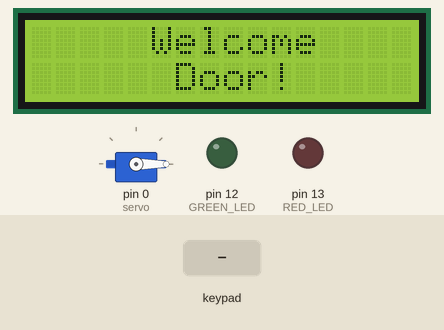
Bench run of a sketch on a simulated Arduino Mega 2560, built with avr-gcc and run on an emulated ATmega2560. On the bench: servo, 16×2 character LCD, output pins drawn as LEDs (lit = HIGH). Dashed ring = blinking. Inputs (shaded band) come from the test bench.

Above: at 0.5 s.
At 5.6 s:
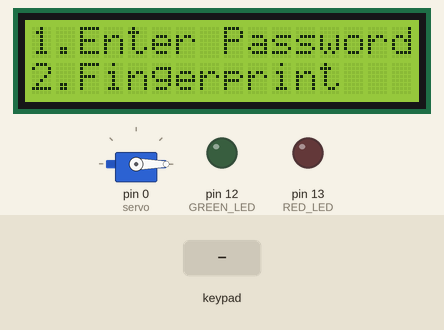
5.7 s: keypad keys 1 1 1 1 1 1 A # pressed 0.4 s apart
At 8.6 s:
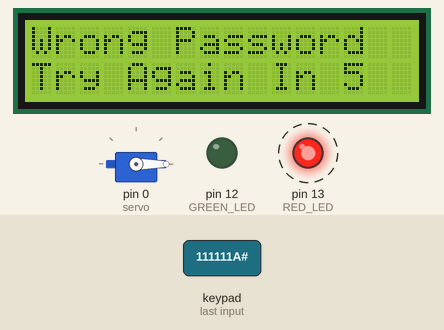
10.4 s: key '2' pressed
At 16.3 s:
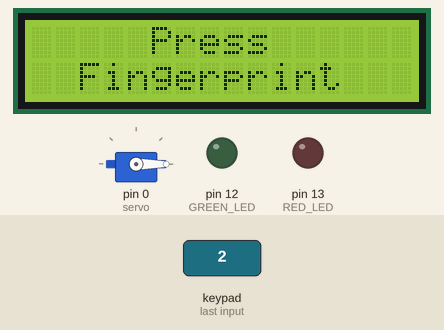
Timing chart, 0 to 17.8 s (numbered marks = the images above; inputs shaded):
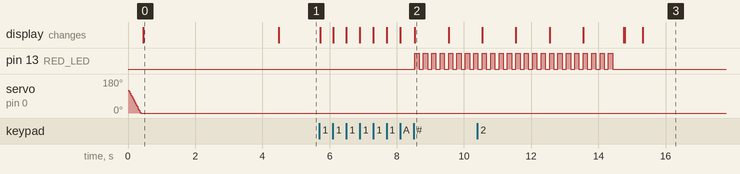

The sketch:

Merge.ino
```cpp
#include <Keypad.h> // the library for the 4x4 keypad
#include <LiquidCrystal_I2C.h> // the library for the i2c 1602 lcd
#include <Servo.h> // the library to control the servo motor
LiquidCrystal_I2C lcd(0x3F, 16, 2); // gets the lcd
Servo servo;
char recStr[10];
#define Password_Length 8 // the length of the password, if the password is 4 digits long set this to 5
int Position = 0; // position of the servo
char Particular[Password_Length]; // the password length
char Specific[Password_Length] = "111111A"; // the password which is called specific in the code, change this to anything you want with the numbers 0-9 an dthe letters A-D
byte Particular_Count = 0, Specific_Count = 0; // counts the amount of digits and and checks to see if the password is correct
char Key;
int GREEN_LED =  12;
int RED_LED =  13;
int buzzer = 11 ;
int dem = 0 ;
char x = '0';


const byte ROWS = 4; // the amount of rows on the keypad
const byte COLS = 4; // the amount of columns on the keypad
char keys[ROWS][COLS] = { // sets the rowns and columns
  // sets the keypad digits
  {'1', '2', '3', 'A'},

  {'4', '5', '6', 'B'},

  {'7', '8', '9', 'C'},

  {'*', '0', '#', 'D'}
};
bool SmartDoor = true; // the servo
// the pins to plug the keypad into
byte rowPins[ROWS] = {8, 7, 6, 9};
byte colPins[COLS] = {5, 4, 3, 2};
Keypad myKeypad( makeKeymap(keys), rowPins, colPins, ROWS, COLS); // gets the data from the keypad

// locked charcater
byte Locked[8] = {
  B01110,
  B10001,
  B10001,
  B11111,
  B11011,
  B11011,
  B11011,
  B11111
};
// open character
byte Opened[8] = {
  B01110,
  B00001,
  B00001,
  B11111,
  B11011,
  B11011,
  B11011,
  B11111
};

void setup()
{
  Serial2.begin(115200);
  pinMode(GREEN_LED, OUTPUT);
  pinMode(RED_LED, OUTPUT);
  servo.attach(0); // attaches the servo to pin 0
  ServoClose(); // closes the servo when you say this function
  lcd.init(); // initializes the lcd
  lcd.backlight(); // turns on the backlight
  lcd.setCursor(5, 0); // sets the cursor on the lcd
  lcd.print("Welcome"); // prints the text/charater
  lcd.setCursor(6, 1); // sets the cursor on the lcd
  lcd.print("Door!"); // prints text
  delay(4000); // waits 4 seconds
  lcd.clear(); // clears the lcd diplay

}

void loop()
{
  controlServo();
}
void controlServo()
{
  if (SmartDoor == 0) // opens the smart door
  {
      doorclose();
  }


  else Open(); // keeps the door open
}

void clearData() // clears the data
{
  while (Particular_Count != 0) // counts the digits pressed
  {
    Particular[Particular_Count--] = 0; // counts how many digits
  }
  return; // returns the data
}

void ServoClose()
{
  for (Position = 120; Position >= 0; Position -= 5) { // moves from 0 to 180 degrees
    servo.write(Position); // moves to the postion
    delay(15); // waits 15 milliseconds
  }
}

void ServoOpen()
{
  for (Position = 0; Position <= 120; Position += 5) { // moves from position 0 to 180 degrees
    servo.write(Position); // moves to the position
    delay(15); // waits 15 milliseconds
  }
}

void Open()
{

  switch (x) {
    case '0':
      {
        hienthi(0, 0, "1.Enter Password");
        hienthi(1, 0, "2.Fingerprint");
        delay(500);
        while (x == '0')
        {
          Key = myKeypad.getKey();
          if (Key == '1')
          {
            x = '1'; //thay doi gia tri x tai day neu co case 1
            hienthi_clear(0, 0, "Enter Password");
            inputpassword();
            break;
          }
          if (Key == '2')
          {
            x = '2';
             hienthi_clear(0, 5, "Press");
             hienthi(1, 2, "Fingerprint");
            inputFingerprint();
            break;
          }
        }
        break;
      }
  }
}
void inputpassword()
{
  int i = 0;
  while (i < Password_Length - 1) {
    Key = myKeypad.getKey(); // gets the keys you press from the keypad
    if (Key)
    {
      i++;
      Particular[Particular_Count] = Key;
      lcd.setCursor(Particular_Count, 1); // sets the cursor on the lcd
      lcd.print("*"); // prints '*' instead of the password
      Particular_Count++; // counts the length of the password
    }
  }

  if (Particular_Count == Password_Length - 1) // gets the length of the password
  {
    if (strcmp(Particular, Specific)==0) // counts the length and checks to see if the password is correct
    {
      dooropen();
    }
    else
    {
      incorrectpass();
    }

    clearData(); // clears the data

  }
}

void inputFingerprint() {
  Serial2.print("<1>");
  Serial2.print("<0>");
  String temp =  receiveDatafromNodeMCU();

  while (1) {
    if (temp == "OpenDoor" || temp == "Wrong") {
      break;
    }
    else {
      temp =  receiveDatafromNodeMCU();
    }
  }
  if (temp == "OpenDoor") {
    dooropen();
  }
  else {
    incorrectpass();
  }
  clearData();
  x = '0';
  temp = "";
}
void hienthi(int hang, int cot, char* noidung) {
  lcd.setCursor(cot, hang);
  lcd.print(noidung);
}
void hienthi_clear(int hang, int cot, char* noidung) {
  lcd.clear();
  lcd.setCursor(cot, hang);
  lcd.print(noidung);
}
void baodong(int led) {
  int i = 0;
  while (i <= 3) {
    i++;
    digitalWrite(led, HIGH);
    tone(buzzer,450);
    delay(125);
    digitalWrite(led, LOW);
    noTone(buzzer);
    delay(125);
  }
}

void turnLedOn2(int led) {
  int i = 0;
  while (i <= 3) {
    i++;
    digitalWrite(led, HIGH);
    delay(125);
    digitalWrite(led, LOW);
    delay(125);
  }
}

void turnLedOn(int led){
  digitalWrite(led,HIGH);
  delay(200);
}
void turnLedOff(int led){
  digitalWrite(led,LOW);
  delay(200);
}

void dooropen(){
      dem = 0;
      lcd.clear();
      turnLedOn(GREEN_LED);
      ServoOpen(); // moves the servo 180 degrees
      lcd.setCursor(2, 0); // sets the cursor on the lcd
      lcd.print("Door Opened");
      lcd.createChar(1, Opened);
      lcd.setCursor(14, 0); // sets the cursor on the lcd
      lcd.write(1);
      SmartDoor = 0;
  }
void doorclose(){
    delay(5000); // change time
    lcd.clear(); // clears the lcd diplay
    ServoClose(); // closes the servo motor
    lcd.setCursor(2, 0); // sets the cursor on the lcd
    lcd.print("Door Closed"); // prints the text to the lcd
    lcd.createChar(0, Locked); // prints the locked character
    lcd.setCursor(14, 0); // sets the cursor on the lcd
    lcd.write(0);
    turnLedOff(GREEN_LED);
    turnLedOn(RED_LED);
    delay(4000);
    turnLedOff(RED_LED);
    SmartDoor = 1; // closes the door
    x = '0';
  }
void incorrectpass(){
      dem ++;
      if(dem == 3){
      lcd.clear();
      lcd.setCursor(0, 0); // sets the cursor on the lcd
      lcd.print("Warning!"); // prints the text/character
      lcd.setCursor(0, 1);
      lcd.print("Try Again In");
      int i = 5 ;
      while(i >=0){
      lcd.setCursor(13, 1);
      lcd.print(i);
      baodong(RED_LED);
      i--;
        }
      dem = 0;
      turnLedOff(RED_LED);
      lcd.clear();
      SmartDoor = 1; // closes the smart door
      x = '0';
        }
        else {
      lcd.clear();
      lcd.setCursor(0, 0); // sets the cursor on the lcd
      lcd.print("Wrong Password"); // prints the text/character
      lcd.setCursor(0, 1);
      lcd.print("Try Again In");
      int i = 5 ;
      while(i >=0){
      lcd.setCursor(13, 1);
      lcd.print(i);
      turnLedOn2(RED_LED);
      i--;
        }
      turnLedOff(RED_LED);
      lcd.clear();
      SmartDoor = 1; // closes the smart door
      x = '0';
        }

  }

String receiveDatafromNodeMCU() {
  byte n = Serial2.available();
  Serial2.readBytesUntil('>', recStr, 10);
  int x = atoi(recStr + 1);
  if (x == 1)
  {
    char recStr[10] = "";
    return "OpenDoor";
  }
  else if (x == 2) {
    char recStr[10] = "";
    return "Wrong";
  }
  else {
    char recStr[10] = "";
    return "Nope";
  }
}
```

Measured:
- after the input at 5.7 s, pin 13 (RED_LED): alternates HIGH for 0.13 s and LOW for 0.13 s, starting after 2.8 s; the display: first changes at once (image 2 shows a later state)
- after the input at 10.4 s, the display: first differs from a run without the input after 4.9 s (image 3)
- what the display in image 0 shows lasts 4.0 s, from 0.5 s to 4.5 s
- what the display in image 2 shows lasts 1.0 s, from 8.5 s to 9.5 s
